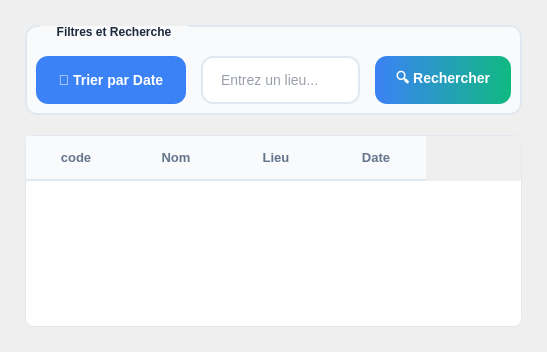
            <widget class="QWidget" name="evTabOutils">
             <attribute name="title">
              <string>🔧 Outils &amp; Recherche</string>
             </attribute>
             <layout class="QVBoxLayout" name="verticalLayoutTabOutils">
              <property name="spacing">
               <number>20</number>
              </property>
              <property name="leftMargin">
               <number>25</number>
              </property>
              <property name="topMargin">
               <number>25</number>
              </property>
              <property name="rightMargin">
               <number>25</number>
              </property>
              <property name="bottomMargin">
               <number>25</number>
              </property>
              <item>
               <widget class="QGroupBox" name="evGroupBoxFiltres">
                <property name="styleSheet">
                 <string notr="true">QGroupBox {
              background-color: #f8fafc;
              border: 2px solid #e2e8f0;
              border-radius: 12px;
              margin-top: 1.5em;
              padding-top: 20px;
              font-weight: bold;
              color: #1e293b;
          }
          QGroupBox::title {
              subcontrol-origin: margin;
              subcontrol-position: top left;
              padding: 0 15px;
              left: 15px;
              color: #1e293b;
              font-size: 16px;
              font-weight: 700;
          }</string>
                </property>
                <property name="title">
                 <string>Filtres et Recherche</string>
                </property>
                <layout class="QHBoxLayout" name="horizontalLayoutFiltres">
                 <property name="spacing">
                  <number>15</number>
                 </property>
                 <item>
                  <widget class="QPushButton" name="evBtnTrierDate">
                   <property name="minimumSize">
                    <size>
                     <width>150</width>
                     <height>48</height>
                    </size>
                   </property>
                   <property name="cursor">
                    <cursorShape>PointingHandCursor</cursorShape>
                   </property>
                   <property name="styleSheet">
                    <string notr="true">QPushButton {
              background-color: #3b82f6;
              color: white;
              border: none;
              border-radius: 12px;
              padding: 12px 20px;
              font-size: 14px;
              font-weight: 600;
          }
          QPushButton:hover {
              background-color: #2563eb;
          }</string>
                   </property>
                   <property name="text">
                    <string>🔼 Trier par Date</string>
                   </property>
                  </widget>
                 </item>
                 <item>
                  <widget class="QLineEdit" name="evLineEditSearchLieu">
                   <property name="minimumSize">
                    <size>
                     <width>0</width>
                     <height>48</height>
                    </size>
                   </property>
                   <property name="styleSheet">
                    <string notr="true">QLineEdit {
              background-color: white;
              border: 2px solid #e2e8f0;
              border-radius: 12px;
              padding: 12px 16px;
              font-size: 14px;
              color: #334155;
          }
          QLineEdit:focus {
              border-color: #3b82f6;
          }</string>
                   </property>
                   <property name="placeholderText">
                    <string>Entrez un lieu...</string>
                   </property>
                  </widget>
                 </item>
                 <item>
                  <widget class="QPushButton" name="evBtnRechercheLieu">
                   <property name="minimumSize">
                    <size>
                     <width>130</width>
                     <height>48</height>
                    </size>
                   </property>
                   <property name="cursor">
                    <cursorShape>PointingHandCursor</cursorShape>
                   </property>
                   <property name="styleSheet">
                    <string notr="true">QPushButton {
              background: qlineargradient(x1:0, y1:0, x2:1, y2:0, stop:0 #3b82f6, stop:1 #10b981);
              color: white;
              border: none;
              border-radius: 12px;
              padding: 12px 20px;
              font-size: 14px;
              font-weight: 600;
          }
          QPushButton:hover {
              background: qlineargradient(x1:0, y1:0, x2:1, y2:0, stop:0 #2563eb, stop:1 #059669);
          }</string>
                   </property>
                   <property name="text">
                    <string>🔍 Rechercher</string>
                   </property>
                  </widget>
                 </item>
                </layout>
               </widget>
              </item>
              <item>
               <widget class="QTableWidget" name="evTableSearchEvents">
                <property name="styleSheet">
                 <string notr="true">QTableWidget {
              background-color: white;
              border: 1px solid #e2e8f0;
              border-radius: 8px;
              gridline-color: #f1f5f9;
          }
          QTableWidget::item {
              padding: 10px;
              color: #334155;
          }
          QTableWidget::item:selected {
              background-color: #eff6ff;
              color: #3b82f6;
          }
          QHeaderView::section {
              background-color: #f8fafc;
              color: #64748b;
              padding: 12px;
              border: none;
              border-bottom: 2px solid #e2e8f0;
              font-weight: 600;
              font-size: 13px;
          }</string>
                </property>
                <property name="columnCount">
                 <number>4</number>
                </property>
                <column>
                 <property name="text">
                  <string>code</string>
                 </property>
                </column>
                <column>
                 <property name="text">
                  <string>Nom</string>
                 </property>
                </column>
                <column>
                 <property name="text">
                  <string>Lieu</string>
                 </property>
                </column>
                <column>
                 <property name="text">
                  <string>Date</string>
                 </property>
                </column>
               </widget>
              </item>
             </layout>
            </widget>
